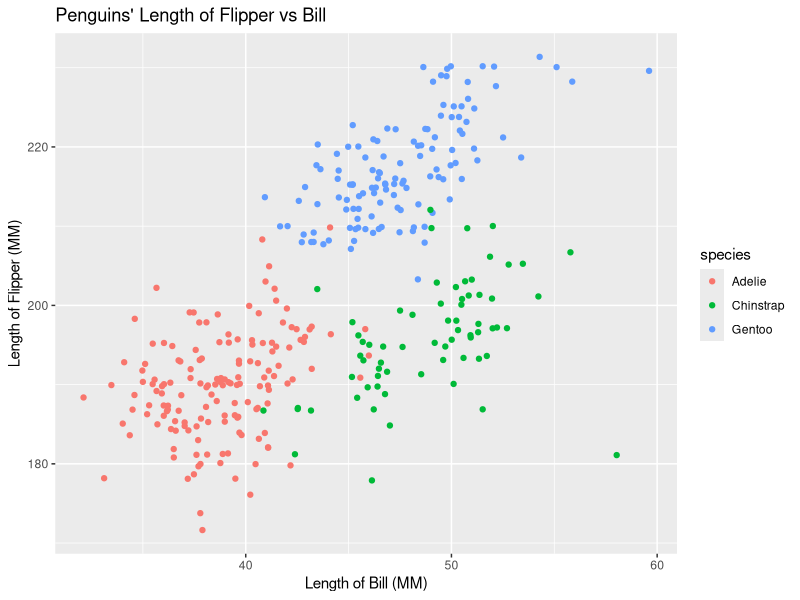
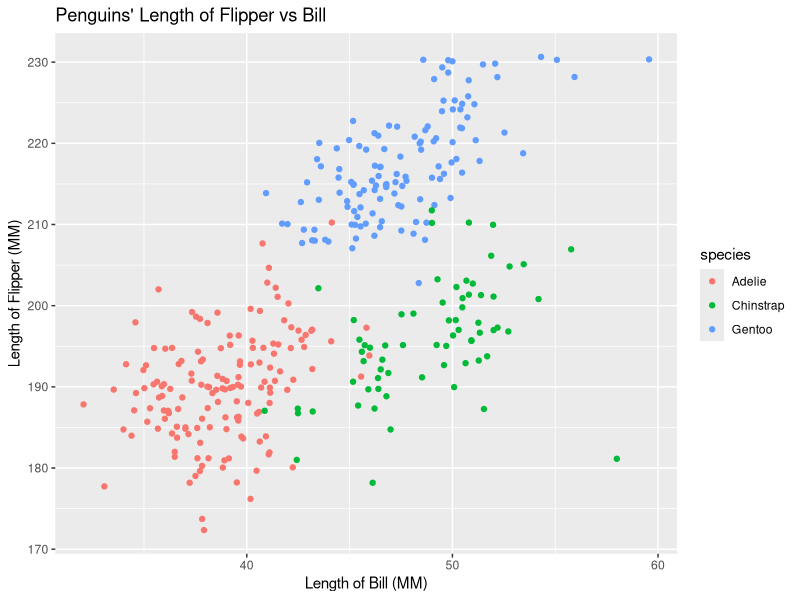

The R script that drew these images, in order:
## ---- chunk 1
knitr::opts_chunk$set(echo = TRUE)
#install.packages(c("tidyverse","skimr"))
## ---- chunk 2
library(tidyverse)
## ---- chunk 3
df_1 <- tibble(
  samp = rnorm(10),
  samp_grt_0 = samp > 0,
  char = strsplit("thesereten",split = '')[[1]],
  fac = factor(strsplit("abcabcacba", split = '')[[1]]) #what i am confusing here is that this function create list, and list() and c() behave so inconsistantly in R, is there any good sugguestion to avoid list() overall? Or good way to detected before bugging?
)
str(df_1)
## ---- chunk 4
data("penguins",package = "palmerpenguins")
## ---- chunk 5
skimr::skim_without_charts(penguins)
## ---- chunk 6
plt_data = penguins %>%
  filter(
    !is.na(get("flipper_length_mm")),
    !is.na(get("bill_length_mm"))
  )%>%
  select("flipper_length_mm","bill_length_mm","species")
plt_flivbil <- ggplot(
  data  = plt_data,
  aes_string(x = "bill_length_mm",
             y = "flipper_length_mm",
             color = "species"
             )) +
  geom_jitter() +
  labs(
    y = "Length of Flipper (MM)",
    x = "Length of Bill (MM)"
  )+
  ggtitle("Penguins' Length of Flipper vs Bill")
ggsave(plot = plt_flivbil,
filename = paste(here::here(),"Result/p8105_hw1_zl2974_flipper_v_bill.png",sep="/")
)
show(plt_flivbil)
